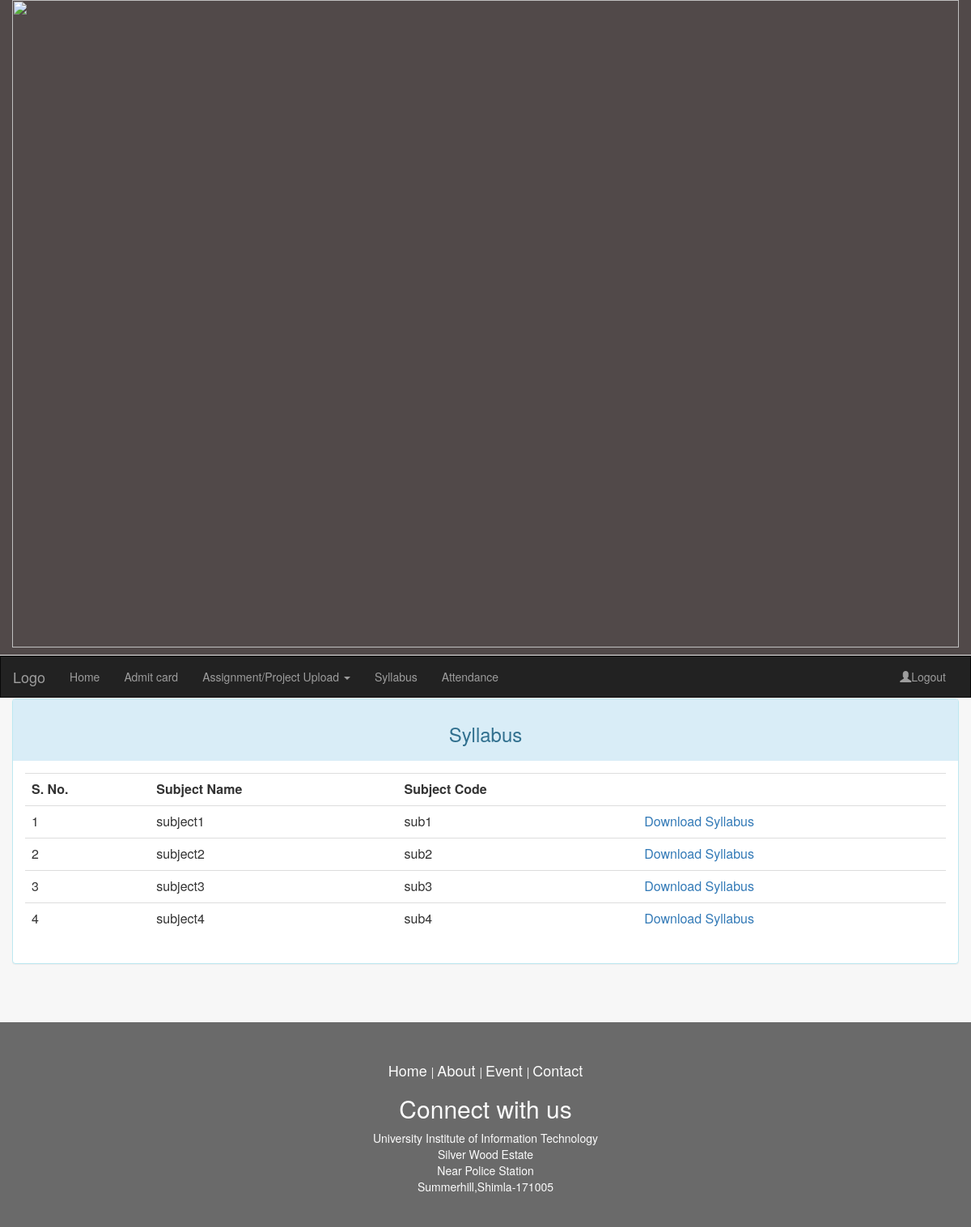
/syllabus_show_student.php (signed in), run on the app's committed database.
### tables this page shows
CREATE TABLE IF NOT EXISTS `syllabus_upload` (
  `branch` char(50) NOT NULL,
  `batch` char(50) NOT NULL,
  `subject` char(50) NOT NULL,
  `subjectcode` varchar(50) NOT NULL,
  `syllabus_url` char(50) NOT NULL,
  `sid` int(11) NOT NULL
);

### syllabus_show_student.php (the view, shortened to what this page needs)
<html>
<head>
  <link rel="stylesheet"  href="bootstrap/css/bootstrap.min.css" />
  <link rel="stylesheet" href="style1.css" type="text/css" />
 </head>
<body>
<?php include("header1.php"); ?>
<?php include("nav_bar_student.php"); ?>
<div class="container-fluid" style="min-height:400px">
<?php
	$stuid=$_SESSION['uid'];
	$sql6="select * from student_detail where registration_number='$stuid' ";
	$query6=mysql_query($sql6);
	$row=mysql_fetch_array($query6);
	$branch=$row[6];
	$batch=$row[8];
		echo"<div class='panel-group'>";
		echo "<div class='panel panel-info'> ";
			echo "<div class='panel-heading text-center'><h3>Syllabus</h3></div>";
	echo "<div class='panel-body'>";
		$sql1="select subject,subjectcode,syllabus_url from syllabus_upload where batch='$batch' && branch='$branch' ";
		$query1=mysql_query($sql1);
		$num=mysql_num_rows($query1);
		if($num>0){
			echo "<table class='table table-hover' >";
			echo "<tr><th>S. No.</th><th>Subject Name</th><th>Subject Code</th><th></th></tr>";
			$i=1;
			while($row_data=mysql_fetch_array($query1))
			{
				echo "<tr>
				<td>$i</td>
				<td>$row_data[0]</td>
				<td>$row_data[1]</td>
				<td><a href='$row_data[2]' download>Download Syllabus</a></td>
				 </tr>";
				$i++;
			}
			echo" </table></div></div>";
		}
		else{
			echo "<div class='panel'>no syllabus found</div>";
		}
	echo "</div>";
?>
</div>
<?php include("footer1.php") ?>
</body>
</html>

### style1.css (style rules this page uses)
body { background-color:#f7f7f7; }

### data on the page
syllabus_upload: subject "subject1", subjectcode "sub1"
syllabus_upload: subject "subject2", subjectcode "sub2"
syllabus_upload: subject "subject3", subjectcode "sub3"
syllabus_upload: subject "subject4", subjectcode "sub4"
